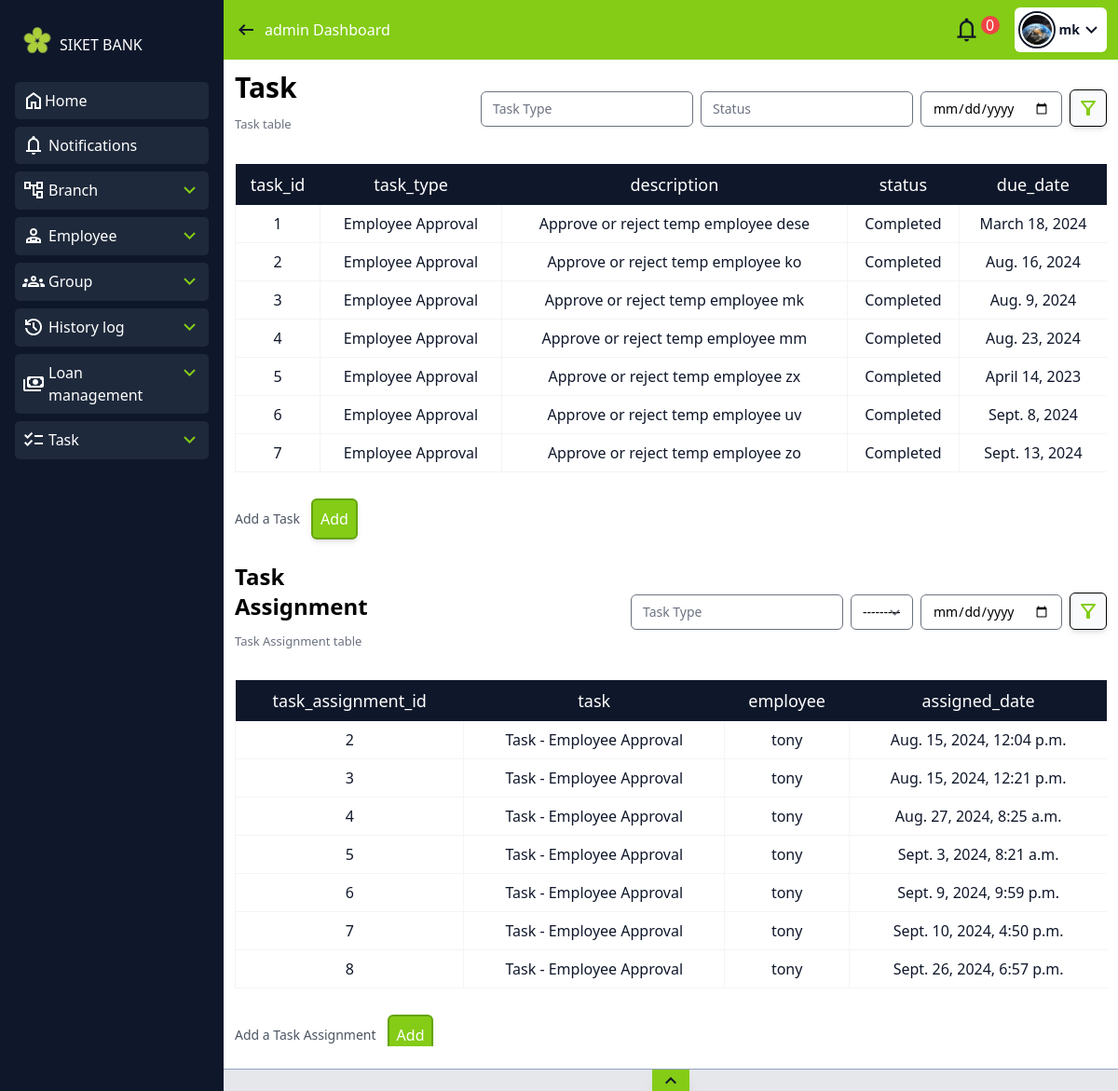
The app's page /vew_task_ass/ (signed in) with its own data.
### polls/models.py (models this page shows, shortened)
class UserProfile(models.Model):
    user = models.OneToOneField(User, on_delete=models.CASCADE, null=True)
    profile_image = models.ImageField(blank=True, null=True)

class Task(models.Model):
    task_id = models.AutoField(primary_key=True)
    task_type = models.CharField(max_length=50)
    description = models.TextField()
    status = models.CharField(max_length=50)
    due_date = models.DateField()
    history = HistoricalRecords()
    def __str__(self):
        return f"Task - {self.task_type}"

class Employee(models.Model):
    employee_id = models.AutoField(primary_key=True)
    user = models.OneToOneField(User, on_delete=models.CASCADE, related_name='employee_profile')
    phone = models.CharField(max_length=15)
    address = models.TextField()
    position = models.CharField(max_length=100)
    salary = models.DecimalField(max_digits=10, decimal_places=2)
    date_of_hire = models.DateField()
    department = models.CharField(max_length=100)
    branch = models.ForeignKey('Branch', on_delete=models.CASCADE, related_name='employees')
    history = HistoricalRecords()
    def __str__(self):
        return self.user.username

class TaskAssignment(models.Model):
    task_assignment_id = models.AutoField(primary_key=True)
    task = models.ForeignKey(Task, on_delete=models.CASCADE)
    employee = models.ForeignKey(Employee, on_delete=models.CASCADE)
    status = models.CharField(max_length=50, null=True)
    assigned_date = models.DateTimeField(auto_now_add=True)
    history = HistoricalRecords()

### polls/views.py (the view)
# urls.py: path('vew_task_ass/', vew_task_ass, name='vew_task_ass'),
@permission_required('polls.view_task')
def vew_task_ass(request):
    task = Task.objects.all()
    task_fil = TaskFilter(request.GET, queryset=task)
    task_ass = TaskAssignment.objects.all()
    task_ass_fil = TaskAssignmentFilter(request.GET, queryset=task_ass)
    return render(request, 'view_task.html', {'task_fil': task_fil, 'task_ass_fil': task_ass_fil})

### polls/templates/view_task.html (shortened to what this page needs)
{% extends 'home.html' %}
{% load crispy_forms_tags %}
{% block main %}
<div class="w-full">
    <div class="flex lg:justify-between justify-center items-center">
        <div class="hidden lg:block">
            <h1 class="text-3xl font-bold pb-3">Task</h1>
<p class="text-gray-500 text-[13px] pb-3">Task table</p>
        </div>
        <div class="flex gap-10 items-center justify-end lg:w-[80%] w-full">
                <form method="GET" action="{% url 'vew_task_ass' %}" class="justify-end flex items-end  gap-2 w-full ">
                    {{ task_fil.form.as_p }}
                    <button id="ser" type="submit" class="w-10 h-10 bg-gray-50 shadow-md rounded-md flex items-center justify-center" style="border: 1px solid black;">
                        <span class="material-symbols-outlined text-lime-500">filter_alt</span>
                    </button>
                </form>
        </div>
    </div>
    <div class="w-full flex flex-col  pt-5">
    <div class="max-w-full overflow-x-auto ">
    <table class="w-full table-auto overflow-x-auto">
        <thead>
           <tr class="text-center bg-slate-900">
              <th class="emp-custom-style-head">task_id</th>
              <th class="emp-custom-style-head">task_type</th>
              <th class="emp-custom-style-head">description</th>
              <th class="emp-custom-style-head">status</th>
              <th class="emp-custom-style-head">due_date</th>
           </tr>
        </thead>
        <tbody>
         {% for task in task_fil.qs %}
           <tr>
              <td class="emp-table-sty">{{task.task_id}}</td>
              <td class="emp-table-sty">{{task.task_type}}</td>
              <td class="emp-table-sty">{{task.description}}</td>
              <td class="emp-table-sty">{{task.status}}</td>
              <td class="emp-table-sty">{{task.due_date}}</td>
           </tr>
         {% endfor %}
        </tbody>
     </table>
     </div>
    </div>
    <div class="flex gap-3 items-center h-20 pt-5">
        <p class="text-gray-600 text-sm">Add a Task</p>
        <a href="{% url 'create_task'   %}" class="p-2 rounded-md bg-lime-500 text-white border-lime-600 shadow-md border-2">Add</a>
     </div>
    <div class="flex lg:justify-between justify-center items-center pt-4">
        <div class="hidden lg:block">
            <h1 class="text-2xl font-bold pb-3">Task Assignment</h1>
<p class="text-gray-500 text-[13px] pb-3">Task Assignment table</p>
        </div>
        <div class="flex gap-10 items-center justify-end lg:w-[80%] w-full">
                <form method="GET" action="{% url 'vew_task_ass' %}" class="justify-end flex items-end  gap-2 w-full ">
                    {{ task_ass_fil.form.as_p }}
                    <button id="ser" type="submit" class="w-10 h-10 bg-gray-50 shadow-md rounded-md flex items-center justify-center" style="border: 1px solid black;">
                        <span class="material-symbols-outlined text-lime-500">filter_alt</span>
                    </button>
                </form>
        </div>
    </div>
    <div class="w-full flex flex-col  pt-5">
    <div class="max-w-full overflow-x-auto ">
    <table class="w-full table-auto overflow-x-auto">
        <thead>
           <tr class="text-center bg-slate-900">
              <th class="emp-custom-style-head">task_assignment_id</th>
              <th class="emp-custom-style-head">task</th>
              <th class="emp-custom-style-head">employee</th>
              <th class="emp-custom-style-head">assigned_date</th>
           </tr>
        </thead>
        <tbody>
         {% for task in task_ass_fil.qs %}
           <tr>
              <td class="emp-table-sty">{{task.task_assignment_id}}</td>
              <td class="emp-table-sty">{{task.task}}</td>
              <td class="emp-table-sty">{{task.employee}}</td>
              <td class="emp-table-sty">{{task.assigned_date}}</td>
           </tr>
         {% endfor %}
        </tbody>
     </table>
     </div>
    </div>
    <div class="flex gap-3 items-center h-20 pt-5">
        <p class="text-gray-600 text-sm">Add a Task Assignment</p>
        <a href="{% url 'task_assign'   %}" class="p-2 rounded-md bg-lime-500 text-white border-lime-600 shadow-md border-2">Add</a>
     </div>
</div>
{% endblock %}

### polls/templates/home.html (shortened to what this page needs)
{% load static tailwind_tags %}
<!DOCTYPE html>
<html lang="en">
<head>
    <link href='https://cdn.jsdelivr.net/npm/fullcalendar@5.11.0/main.min.css' rel='stylesheet' />
    <link href="https://cdnjs.cloudflare.com/ajax/libs/font-awesome/6.0.0-beta3/css/all.min.css" rel="stylesheet">
    {% tailwind_css %}
</head>
<body class= "overflow-hidden">
    <div class="flex  w-screen h-screen overflow-y-hidden">
        <div id="sid-bar" class=" hidden md:w-[30%] lg:w-[20%] h-full bg-slate-900 p-1 lg:p-4 text-white  md:flex flex-col ease-in duration-300 items-center overflow-y-auto space-y-[0.5rem]">
            <div class=" w-full flex justify-between items-center">
                <a class="flex w-full pt-3 pb-3 items-center" href="{% url '' %}">
                    <img src="../../media/logo-removebg-preview.png" class="w-12 min-w-8 h-auto" alt="Logo">
                <h1>SIKET BANK</h1>
                </a>
            </div>
            <div class="w-full rounded-[5px] hover:bg-slate-700 bg-slate-800 h-max p-2">
                <div class="flex  justify-between w-full">
                    <a class=" flex items-center " href="{% url '' %}">
                        <span class="material-symbols-outlined">
                        </span> <h1>Home</h1>
                    </a>
                </div>
            </div>
<div class="w-full rounded-[5px] hover:bg-slate-700 bg-slate-800 h-max p-2 ">
    <div id="sid_con" class="flex justify-between">
        <a  class=" flex gap-1 items-center" href="{% url 'send_notification' request.user.username %}"><span class="material-symbols-outlined">
            </span> <h1>Notifications</h1></a>
    </div>
</div>
            {% if perms.polls.view_branch %}
            <div class="w-full rounded-[5px] hover:bg-slate-700 bg-slate-800 h-max p-2">
                <div id="sid_con" class="flex justify-between ">
                    <a class=" flex items-center gap-1" href="{% url 'Branchview' %}">
                        <span class="material-symbols-outlined">
                            </span> <h1> Branch</h1>
                    </a>
                    <span id="drop" class="material-symbols-outlined text-lime-500 text-[25px] cursor-pointer">
                        </span>
                </div>
            </div>
            {% endif %}
            {% if perms.polls.view_employee %}
            <div  class="w-full rounded-[5px] hover:bg-slate-700 bg-slate-800 h-max p-2">
                <div id="sid_con" class="flex justify-between ">
                    <a class="flex items-center  gap-1" href="{% url 'employee_view' %}">
                        <span class="material-symbols-outlined">
                        </span>
                        <h1>Employee</h1>
                    </a>
                        <span id="drop" class="material-symbols-outlined text-lime-500 text-[25px] cursor-pointer">
                        </span>
                </div>
            </div>
            {% endif %}
            {% if perms.polls.view_group %}
            <div  class="w-full rounded-[5px] hover:bg-slate-700 bg-slate-800 h-max p-2">
                <div id="sid_con" class="flex justify-between ">
                    <a class="w-auto flex items-center gap-1" href="{% url 'select_group' %}"><span class="material-symbols-outlined">
                        </span> <h1>Group</h1></a>
                        <span id="drop" class="material-symbols-outlined text-lime-500 text-[25px] cursor-pointer">
                            </span>
                </div>
            </div>
            {% endif %}
            {% if request.user.is_superuser %}
            <div  class="w-full rounded-[5px] hover:bg-slate-700 bg-slate-800 h-max p-2">
                <div id="sid_con" class="flex justify-between ">
                    <a class="w-auto flex items-center gap-1" href="{% url 'History_log' %}"><span class="material-symbols-outlined">
                        </span> <h1>History log</h1></a>
                        <span id="drop" class="material-symbols-outlined text-lime-500 text-[25px] cursor-pointer">
                            </span>
                </div>
            </div>
            {% endif %}
            {% if perms.polls.add_loan %}
            <div  class="w-full rounded-[5px] hover:bg-slate-700 bg-slate-800 h-max p-2">
                <div id="sid_con" class="flex justify-between ">
                    <a class="w-auto flex items-center gap-1" href="{% url 'Loan_managment' %}"><span class="material-symbols-outlined">
                        </span> <h1>Loan management</h1></a>
                        <span id="drop" class="material-symbols-outlined text-lime-500 text-[25px] cursor-pointer">
                            </span>
                </div>
            </div>
            {% endif %}
 {% if perms.polls.add_taskassignment %}
            <div class="w-full rounded-[5px] hover:bg-slate-700 bg-slate-800 h-max p-2 ">
                <div id="sid_con" class="flex justify-between">
                    <a class=" flex gap-1 items-center" href="{% url 'vew_task_ass' %}"><span class="material-symbols-outlined">
                        </span> <h1>Task</h1></a>
                        <span id="drop" class="material-symbols-outlined text-lime-500 text-[25px] cursor-pointer">
                            </span>
                </div>
            </div>
            {% endif %}
        </div>
        <div id="nav-manu" class="w-[100%] md:w-[70%] lg:w-[80%] h-screen ease-in duration-300 relative pb-5">
            <div class="w-full h-[8%] lg:h-16 p-3 bg-slate-900 md:bg-lime-500 flex justify-between items-center z-50">
                <div class="md:flex hidden gap-2">
                    <span id="toggleIcon" onclick="toggle()"  class="material-symbols-outlined text-gray-900" style="cursor: pointer;">
                        </span> <p class="text-white">{% if user.groups.first.name %}
                            {{user.groups.first.name}}
                            {% else %} User {% endif %} Dashboard</p>
                </div>
                <div class="flex gap-4 items-center">
                     <div class="flex">
                        <span id="room-name-submit" class="material-symbols-outlined text-lime-500 md:text-gray-900 text-[30px] cursor-pointer">
                            </span>
                            <div id="notification-count" class="w-5 h-5 text-white flex items-center justify-center bg-red-500 rounded-full cursor-pointer">0</div>
                     </div>
                    <div  onclick="user_pro()" class="w-max h-max p-1 rounded-md bg-white flex items-center">
                        {% if request.user.userprofile.profile_image %}
                        <div class="w-7 h-7 md:w-10 md:h-10 rounded-full overflow-hidden flex justify-center items-center border-slate-900 border-2">
                            <img src="{{ request.user.userprofile.profile_image.url }}" class="border-white rounded-full border-2 object-cover w-full h-full" alt="">
                        </div>
                            {% else %}
                            <span class="material-symbols-outlined text-gray-900 text-[30px] cursor-pointer">
                                account_circle
                                </span>
                            {% endif %}
                            <p class="font-bold text-sm text-slate-900 pl-1">{{user}}</p>
                            <span class="material-symbols-outlined text-gray-900 text-[25px] cursor-pointer hidden md:flex">
                                </span>
                    </div>
                </div>
            </div>
            <div class="p-3 overflow-y-auto h-[92%] overflow-x-hidden w-full">
                {% block main %}{% endblock %}
            </div>
<div id="footer_cont" class="mt-auto w-full h-6 bg-gray-200  inset-0 bottom-0 flex-col flex justify-between absolute ease-in-out duration-100 z-50 shadow-2xl">
    <div class="w-full flex justify-center border-t border-slate-400">
        <span id="fotter_toggler" class="material-symbols-outlined cursor-pointer bg-lime-500 px-2 text-slate-900  shadow-lg">
        </span>
    </div>
</div>
        </div>
    </div>
</body>
</html>

### records on screen
Task: task_id "1", task_type "Employee Approval", description "Approve or reject temp employee dese", status "Completed", due_date "March 18, 2024"
Task: task_id "2", task_type "Employee Approval", description "Approve or reject temp employee ko", status "Completed", due_date "Aug. 16, 2024"
Task: task_id "3", task_type "Employee Approval", description "Approve or reject temp employee mk", status "Completed", due_date "Aug. 9, 2024"
Task: task_id "4", task_type "Employee Approval", description "Approve or reject temp employee mm", status "Completed", due_date "Aug. 23, 2024"
Task: task_id "5", task_type "Employee Approval", description "Approve or reject temp employee zx", status "Completed", due_date "April 14, 2023"
Task: task_id "6", task_type "Employee Approval", description "Approve or reject temp employee uv", status "Completed", due_date "Sept. 8, 2024"
Task: task_id "7", task_type "Employee Approval", description "Approve or reject temp employee zo", status "Completed", due_date "Sept. 13, 2024"
Employee: employee "---------"
TaskAssignment: task_assignment_id "2", task "Task - Employee Approval", employee "tony", assigned_date "Aug. 15, 2024, 12:04 p.m."
TaskAssignment: task_assignment_id "3", task "Task - Employee Approval", employee "tony", assigned_date "Aug. 15, 2024, 12:21 p.m."
TaskAssignment: task_assignment_id "4", task "Task - Employee Approval", employee "tony", assigned_date "Aug. 27, 2024, 8:25 a.m."
TaskAssignment: task_assignment_id "5", task "Task - Employee Approval", employee "tony", assigned_date "Sept. 3, 2024, 8:21 a.m."
TaskAssignment: task_assignment_id "6", task "Task - Employee Approval", employee "tony", assigned_date "Sept. 9, 2024, 9:59 p.m."
TaskAssignment: task_assignment_id "7", task "Task - Employee Approval", employee "tony", assigned_date "Sept. 10, 2024, 4:50 p.m."
TaskAssignment: task_assignment_id "8", task "Task - Employee Approval", employee "tony", assigned_date "Sept. 26, 2024, 6:57 p.m."

### other values on screen
{{ user.groups.first.name }} "admin"
{{ user }} "mk"
